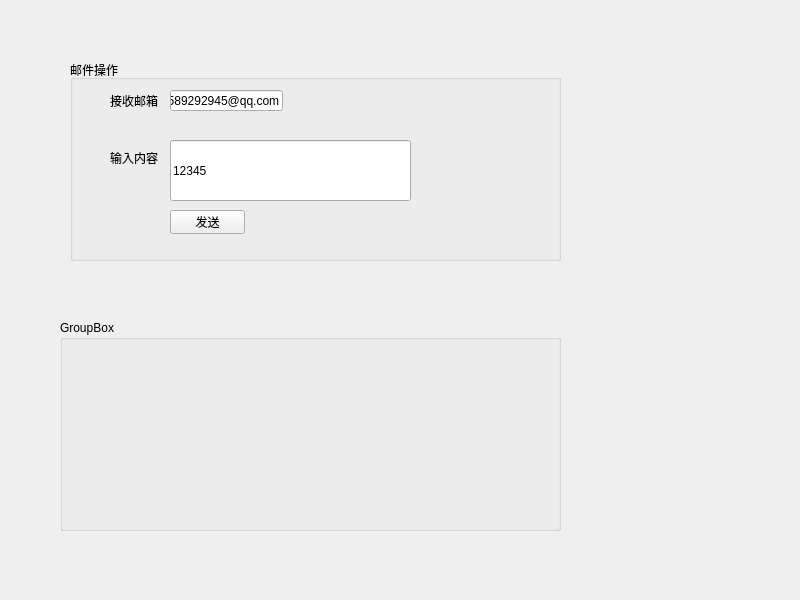
<?xml version="1.0" encoding="UTF-8"?>
<ui version="4.0">
 <class>Widget</class>
 <widget class="QWidget" name="Widget">
  <property name="geometry">
   <rect>
    <x>0</x>
    <y>0</y>
    <width>800</width>
    <height>600</height>
   </rect>
  </property>
  <property name="windowTitle">
   <string>Widget</string>
  </property>
  <widget class="QGroupBox" name="groupBox">
   <property name="geometry">
    <rect>
     <x>70</x>
     <y>60</y>
     <width>491</width>
     <height>201</height>
    </rect>
   </property>
   <property name="title">
    <string>邮件操作</string>
   </property>
   <widget class="QLineEdit" name="lineEdit_mailbox">
    <property name="geometry">
     <rect>
      <x>100</x>
      <y>30</y>
      <width>113</width>
      <height>21</height>
     </rect>
    </property>
    <property name="text">
     <string>1589292945@qq.com</string>
    </property>
   </widget>
   <widget class="QLabel" name="label">
    <property name="geometry">
     <rect>
      <x>40</x>
      <y>30</y>
      <width>53</width>
      <height>21</height>
     </rect>
    </property>
    <property name="text">
     <string>接收邮箱</string>
    </property>
   </widget>
   <widget class="QPushButton" name="pushButton_sendmail">
    <property name="geometry">
     <rect>
      <x>100</x>
      <y>150</y>
      <width>75</width>
      <height>24</height>
     </rect>
    </property>
    <property name="text">
     <string>发送</string>
    </property>
   </widget>
   <widget class="QLabel" name="label_2">
    <property name="geometry">
     <rect>
      <x>40</x>
      <y>90</y>
      <width>53</width>
      <height>16</height>
     </rect>
    </property>
    <property name="text">
     <string>输入内容</string>
    </property>
   </widget>
   <widget class="QLineEdit" name="lineEdit">
    <property name="geometry">
     <rect>
      <x>100</x>
      <y>80</y>
      <width>241</width>
      <height>61</height>
     </rect>
    </property>
    <property name="text">
     <string>12345</string>
    </property>
   </widget>
  </widget>
  <widget class="QGroupBox" name="groupBox_2">
   <property name="geometry">
    <rect>
     <x>60</x>
     <y>320</y>
     <width>501</width>
     <height>211</height>
    </rect>
   </property>
   <property name="title">
    <string>GroupBox</string>
   </property>
  </widget>
 </widget>
 <resources/>
 <connections/>
</ui>
